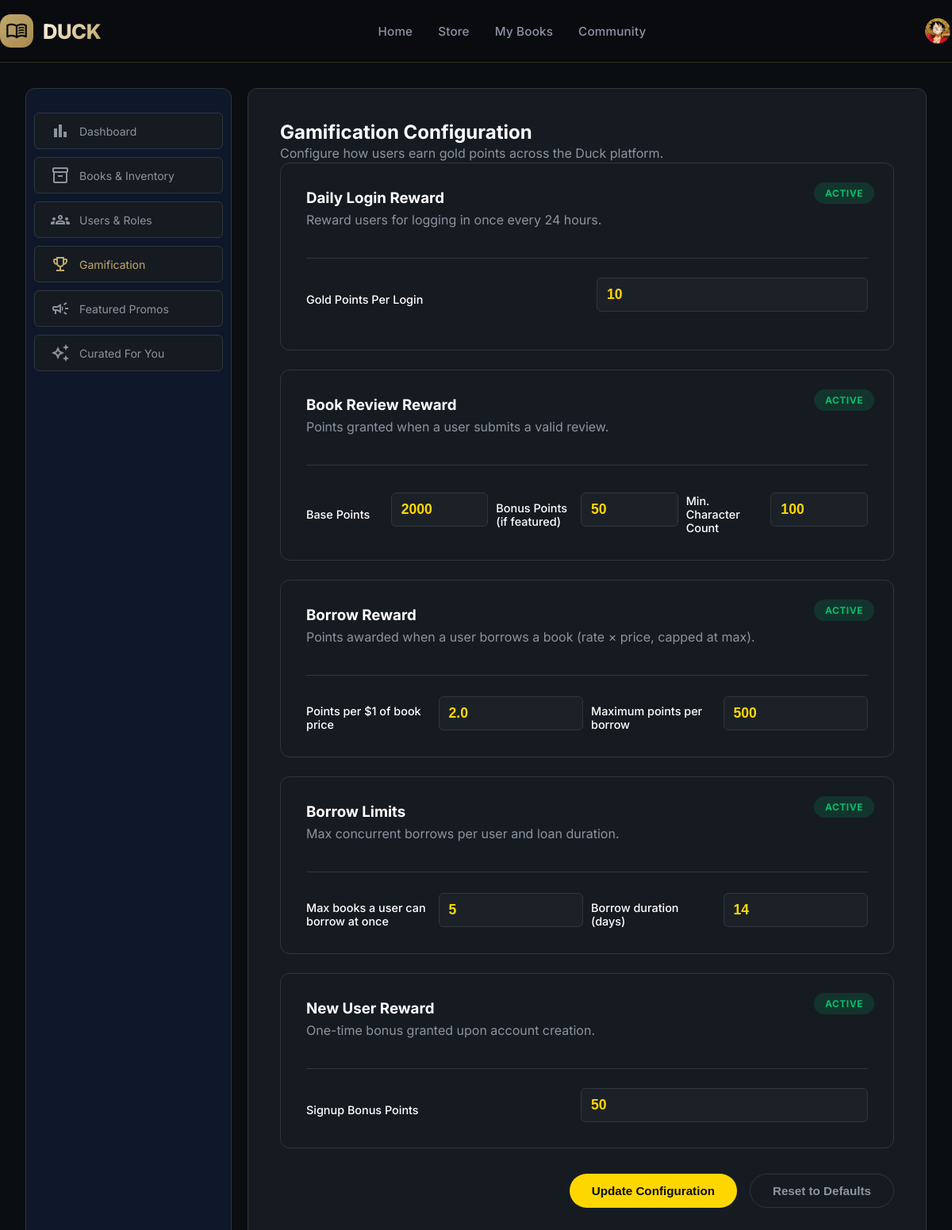
The page /admin-panel/gamification/ (signed in) on the database its author committed.
### Authentication/models.py (models this page shows, shortened)
class User(AbstractUser):
    rank = models.ForeignKey(Rank, on_delete=models.SET_NULL, null=True, blank=True)
    name = models.CharField(max_length=150)
    email = models.EmailField(max_length=255, unique=True)
    role = models.CharField(max_length=20, default='user')
    avatar = models.ImageField(upload_to="avatars/", null=True, blank=True)
    points = models.IntegerField(default=0)
    readings = models.IntegerField(default=0)
    reviews = models.IntegerField(default=0)
    last_active = models.DateField(auto_now=True)
    USERNAME_FIELD = 'email'
    REQUIRED_FIELDS = ['username', 'name']

### AdminPanel/models.py (models this page shows, shortened)
class GamificationConfig(models.Model):
    login_points = models.IntegerField(default=10)
    review_base = models.IntegerField(default=25)
    review_bonus = models.IntegerField(default=50)
    review_min_char = models.IntegerField(default=100)
    borrow_rate = models.FloatField(default=2.0, help_text="Points per $1 of book price for borrowing")
    borrow_max_points = models.IntegerField(default=500, help_text="Max points per borrow transaction")
    signup_bonus = models.IntegerField(default=50)
    borrow_limit = models.IntegerField(default=5, help_text="Max books a user can borrow at once")
    borrow_duration_days = models.IntegerField(default=14, help_text="Borrow duration in days")
    class Meta:
        verbose_name = "Gamification Configuration"

### AdminPanel/views.py (the view, shortened to what this page needs)
# urls.py: path('gamification/', GamificationAdminView.as_view(), name='gamification'),
class GamificationAdminView(View):
    template_name = 'AdminPanel/gamification.html'
    def getConfig(self):
        config, created = GamificationConfig.objects.get_or_create(pk=1)
        return config
    def get(self, request):
        config = self.getConfig()
        form = GamificationConfigForm(instance=config)
        return render(request, self.template_name, {'form': form})

### AdminPanel/forms.py (shortened to what this page needs)
class GamificationConfigForm(forms.ModelForm):
    class Meta:
        model = GamificationConfig
        fields = [
            'login_points', 'review_base', 'review_bonus',
            'review_min_char', 'borrow_rate', 'borrow_max_points', 'signup_bonus',
            'borrow_limit', 'borrow_duration_days',
        ]
        widgets = {
            field: forms.NumberInput(attrs={'step': 'any'})
            for field in fields
        }

### templates/AdminPanel/gamification.html (shortened to what this page needs)
{% extends "base.html" %}
{% load static %}
{% block style %}
<link rel="stylesheet" href="{% static 'css/style.css' %}">
<link rel="stylesheet" href="{% static 'css/AdminPanel/gamification.css' %}">
{% endblock style %}
{% block navbar %}
    {% include "includes/navbar.html" %}
{% endblock navbar %}
{% block content %}
<div class="layout-wrapper">
    {% include "includes/sidebar.html" %}
    <main>
        <section>
            <h1>Gamification Configuration</h1>
            <p>Configure how users earn gold points across the Duck platform.</p>
        </section>
        <section id="config-points" class="tab">
            <form method="POST">
                <div
                    class="card {% if not form.login_points.value or form.login_points.value == 0 %}is-inactive{% endif %}">
                    <div>
                        <h3>Daily Login Reward</h3>
                        <p>Reward users for logging in once every 24 hours.</p>
                    </div>
                    <div>
                        <label>Gold Points Per Login</label>
                        {{ form.login_points }}
                    </div>
                </div>
                <div
                    class="card {% if form.review_base.value == 0 and form.review_bonus.value == 0 and form.review_min_char.value == 0 %}is-inactive{% endif %}">
                    <div>
                        <h3>Book Review Reward</h3>
                        <p>Points granted when a user submits a valid review.</p>
                    </div>
                    <div>
                        <label>Base Points</label>
                        {{ form.review_base }}
                        <label>Bonus Points (if featured)</label>
                        {{ form.review_bonus }}
                        <label>Min. Character Count</label>
                        {{ form.review_min_char }}
                    </div>
                </div>
                <div
                    class="card {% if form.borrow_rate.value == 0 and form.borrow_max_points.value == 0 %}is-inactive{% endif %}">
                    <div>
                        <h3>Borrow Reward</h3>
                        <p>Points awarded when a user borrows a book (rate × price, capped at max).</p>
                    </div>
                    <div>
                        <label>Points per $1 of book price</label>
                        {{ form.borrow_rate }}
                        <label>Maximum points per borrow</label>
                        {{ form.borrow_max_points }}
                    </div>
                </div>
                <div
                    class="card {% if form.borrow_limit.value == 0 %}is-inactive{% endif %}">
                    <div>
                        <h3>Borrow Limits</h3>
                        <p>Max concurrent borrows per user and loan duration.</p>
                    </div>
                    <div>
                        <label>Max books a user can borrow at once</label>
                        {{ form.borrow_limit }}
                        <label>Borrow duration (days)</label>
                        {{ form.borrow_duration_days }}
                    </div>
                </div>
                <div
                    class="card {% if not form.signup_bonus.value or form.signup_bonus.value == 0 %}is-inactive{% endif %}">
                    <div>
                        <h3>New User Reward</h3>
                        <p>One-time bonus granted upon account creation.</p>
                    </div>
                    <div>
                        <label>Signup Bonus Points</label>
                        {{ form.signup_bonus }}
                    </div>
                </div>
                <div id="form-actions">
                    <button type="submit" class="btn-primary" id="update-points">
                        Update Configuration
                    </button>
                    <button type="submit" name="reset" id="reset-points" onclick="return confirm('Reset to defaults?')">
                        Reset to Defaults
                    </button>
                </div>
            </form>
        </section>
    </main>
</div>
{% endblock content %}

### templates/includes/navbar.html
{% load static %}
{% block navbar %}
<nav class="header" id="main-nav">
    <div class="container header__inner">
        <a href="{% if user.is_authenticated and user.role == 'admin' %}{% url 'dashboard' %}{% else %}{% url 'home' %}{% endif %}" class="logo-group">
            <div class="logo-icon">
                <span class="material-symbols-outlined">menu_book</span>
            </div>
            <div class="logo-text">DUCK</div>
        </a>
        <div class="nav">
            <a href="{% url 'home' %}"
               class="{% if request.resolver_match.url_name == 'home' %}active{% endif %}">
                Home
            </a>
            <a href="{% url 'store' %}"
               class="{% if request.resolver_match.url_name == 'store' %}active{% endif %}">
                Store
            </a>
            <a href="{% url 'my_books' %}"
               class="{% if request.resolver_match.url_name == 'my_books' %}active{% endif %}">
                My Books
            </a>
            <a href="{% url 'community' %}"
               class="{% if request.resolver_match.url_name == 'community' %}active{% endif %}">
                Community
            </a>
        </div>
        <div class="header__actions">
            {% if user.is_authenticated %}
                <a href="{% url 'user_profile' %}" class="avatar-link">
                    <img
                        src="{% if user.avatar %}{{ user.avatar.url }}{% else %}{% static 'assets/images/logo.png' %}{% endif %}"
                        class="avatar-img"
                        alt="avatar"
                    >
                </a>
            {% else %}
                <a href="{% url 'login' %}" class="btn-login">Login</a>
            {% endif %}
        </div>
    </div>
</nav>
{% endblock navbar %}

### static/css/style.css (style rules this page uses)
:root { --brand-primary: #FFD700; --brand-primary-hover: #E6C200; --background-color: #0B0E11; --card-bg: #161B22; --input-bg: #1C2128; --progress-bg: #1e293b; --text-main: #FFFFFF; --text-muted: #8B949E; --text-link: #FFD700; --border-color: #30363D; --radius-main: 12px; --radius-input: 6px; --spacing-card: 40px; --font-main: 'Inter', sans-serif; --font-size-base: 1rem; --font-size-small: 0.875rem; --transition-speed: 0.3s; --btn-padding-y: 10px; --btn-padding-x: 20px; --btn-font-weight: 600; --nav-color: #0F172A; }
a { text-decoration: none; }
* { margin: 0; padding: 0; box-sizing: border-box; }
body { background-color: var(--background-color); color: var(--text-main); font-family: var(--font-main); display: flex; flex-direction: column; min-height: 100vh; }
.header { border-bottom: 1px solid rgba(192, 168, 106, 0.2); background: rgba(10, 12, 16, 0.95); backdrop-filter: blur(4px); position: sticky; top: 0; z-index: 100; }
.container { max-width: 1400px; margin: 0 auto; padding: 0 32px; }
.header__inner { display: flex; justify-content: space-between; align-items: center; padding: 18px 0; }
.logo-group { display: flex; align-items: center; gap: 12px; }
.logo-icon { background: linear-gradient(135deg, #C0A86A, #A8894F); width: 42px; height: 42px; display: flex; align-items: center; justify-content: center; border-radius: 14px; }
.logo-icon span { font-size: 28px; color: #0A0C10; }
.logo-text { font-size: 1.6rem; font-weight: 800; letter-spacing: -0.5px; background: linear-gradient(130deg, #FFF8E7, #C0A86A); background-clip: text; -webkit-background-clip: text; color: transparent; }
.nav { display: flex; gap: 32px; }
.nav a { color: #8D94A5; text-decoration: none; font-weight: 500; font-size: 0.95rem; letter-spacing: 0.2px; transition: color 0.2s ease; }
.header__actions { display: flex; align-items: center; gap: 20px; }
.action-link, .avatar-link { display: flex; align-items: center; text-decoration: none; color: var(--text-muted); transition: all var(--transition-speed) ease; }
.avatar-img { width: 36px; height: 36px; border-radius: 50%; object-fit: cover; border: 2px solid transparent; transition: border-color var(--transition-speed), transform var(--transition-speed); }
.layout-wrapper { display: flex; flex: 1; width: 100%; max-width: 1400px; margin: 0 auto; padding: 0 32px; gap: 32px; }
main { flex: 1; background-color: var(--card-bg); border: 1px solid var(--border-color); border-radius: var(--radius-main); padding: var(--spacing-card); margin: 32px 0; transition: all var(--transition-speed) ease; }
label { display: block; margin-bottom: 8px; font-size: var(--font-size-small); font-weight: 500; }
input { width: 100%; background-color: var(--input-bg); border: 1px solid var(--border-color); border-radius: var(--radius-input); padding: 12px 16px; color: var(--text-main); font-size: var(--font-size-base); box-sizing: border-box; transition: border-color var(--transition-speed); }
button { width: 100%; background: var(--card-bg); color: var(--text-muted); border: 1px solid var(--border-color); border-radius: var(--radius-input); padding: 14px; font-size: var(--font-size-base); font-weight: 700; cursor: pointer; margin-top: 20px; transition: all var(--transition-speed) ease; }
p { color: var(--text-muted); line-height: 1.5; }
.btn-primary { background: var(--brand-primary); color: var(--background-color); }

### rows shown on the page
User: avatar (picture)
GamificationConfig: login_points "10", review_base "2000", review_bonus "50", review_min_char "100", borrow_rate "2.0", borrow_max_points "500", borrow_limit "5", borrow_duration_days "14", signup_bonus "50"
